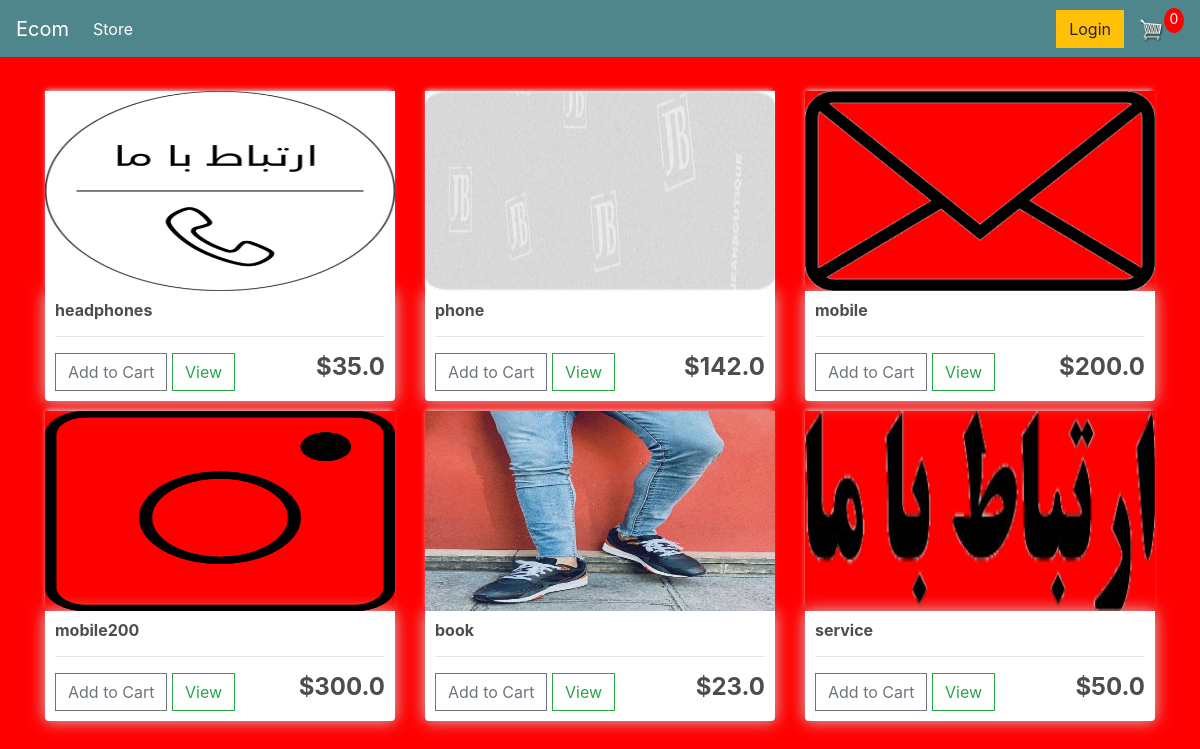
The page / on the database its author committed.
### store/models.py (models this page shows, shortened)
class Product(models.Model):
    name = models.CharField(max_length=200, null=True)
    price = models.FloatField()
    digital = models.BooleanField(default=False, null=True, blank=False)
    image = models.ImageField(null=True, blank=True)
    @property
    def imageURL(self):
        try:
            url = self.image.url
        except:
            url = ''
        return url

### store/views.py (the view)
# urls.py: path('', include('store.urls')),
def store(request):
     if request.user.is_authenticated:
          customer = request.user.customer
          order, created = Order.objects.get_or_create(customer = customer, complete=False)
          items = order.orderitem_set.all()
          cartItems = order.get_cart_items
     else:
          items = []
          order = {'get_cart_total':0, 'get_cart_items':0, 'shipping': False}
          cartItems = order['get_cart_items']
     products = Product.objects.all()
     context = {'products':products, 'cartItems': cartItems}
     return render(request, 'store/store.html', context)

### store/templates/store/store.html
{% extends 'store/main.html' %}
{% load static %}
{% block content %}
	<div class="row">
		{% for product in products%}
		<div class="col-lg-4">
			<img class="thumbnail" src="{{product.imageURL}}">
			<div class="box-element product">
				<h6><strong>{{product.name}}</strong></h6>
				<hr>
				<button  data-product="{{product.id}}" data-action ="add" class="btn btn-outline-secondary add-btn update-cart">Add to Cart</button>
				<a class="btn btn-outline-success" href="#">View</a>
				<h4 style="display: inline-block; float: right"><strong>${{product.price}}</strong></h4>
			</div>
		</div>
		{% endfor %}
	</div>
{% endblock content %}

### store/templates/store/main.html (shortened to what this page needs)
<!DOCTYPE html>
{% load static %}
<html>
<head>
	<link rel="stylesheet" href="https://stackpath.bootstrapcdn.com/bootstrap/4.4.1/css/bootstrap.min.css">
	<link rel="stylesheet" type="text/css" href="{% static 'css/main.css' %}">
</head>
<body>
	<nav class="navbar navbar-expand-lg navbar-dark bg-dark">
	  <a class="navbar-brand" href="{% url 'store' %}">Ecom</a>
	  <div class="collapse navbar-collapse" id="navbarSupportedContent">
	    <ul class="navbar-nav mr-auto">
	      <li class="nav-item active">
	        <a class="nav-link" href="{% url 'store' %}">Store <span class="sr-only">(current)</span></a>
	      </li>
	    </ul>
	    <div class="form-inline my-2 my-lg-0">
	     	<a href="#"class="btn btn-warning">Login</a>
	     	<a href="{% url 'cart' %}">
	    		<img  id="cart-icon" src="{% static 'images/cart.png' %}">
	    	</a>
	    	<p id="cart-total">{{cartItems}}</p>
	    </div>
	  </div>
	</nav>
     <div class="container">
            <br>
            {% block content %}
            {% endblock content %}
         </div>
</body>
</html>

### static/css/main.css (style rules this page uses)
body { background-color:red; }
h1,h2,h3,h4,h5,h6 { color:hsl(0, 0%, 30%); }
.box-element { box-shadow:hsl(0, 0%, 80%) 0 0 16px; background-color: #fff; border-radius: 4px; padding: 10px; }
.thumbnail { width: 100%; height: 200px; -webkit-box-shadow: -1px -3px 5px -2px rgba(214,214,214,1); -moz-box-shadow: -1px -3px 5px -2px rgba(214,214,214,1); box-shadow: -1px -3px 5px -2px rgba(214,214,214,1); }
.product { border-radius: 0 0 4px 4px; }
.bg-dark { background-color: #4f868c!important; }
#cart-icon { width:25px; display: inline-block; margin-left: 15px; }
#cart-total { display: block; text-align: center; color:#fff; background-color: red; width: 20px; height: 25px; border-radius: 50%; font-size: 14px; }
.col-lg-4, .col-lg-6, .col-lg-8, .col-lg-12 { margin-top: 10px; }
.btn { border-radius: 0; }

### rows shown on the page
Product: imageURL (picture), name "headphones", price "35.0"
Product: imageURL (picture), name "phone", price "142.0"
Product: imageURL (picture), name "mobile", price "200.0"
Product: imageURL (picture), name "mobile200", price "300.0"
Product: imageURL (picture), name "book", price "23.0"
Product: imageURL (picture), name "service", price "50.0"

### other values the page prints
{{ cartItems }} "0"
